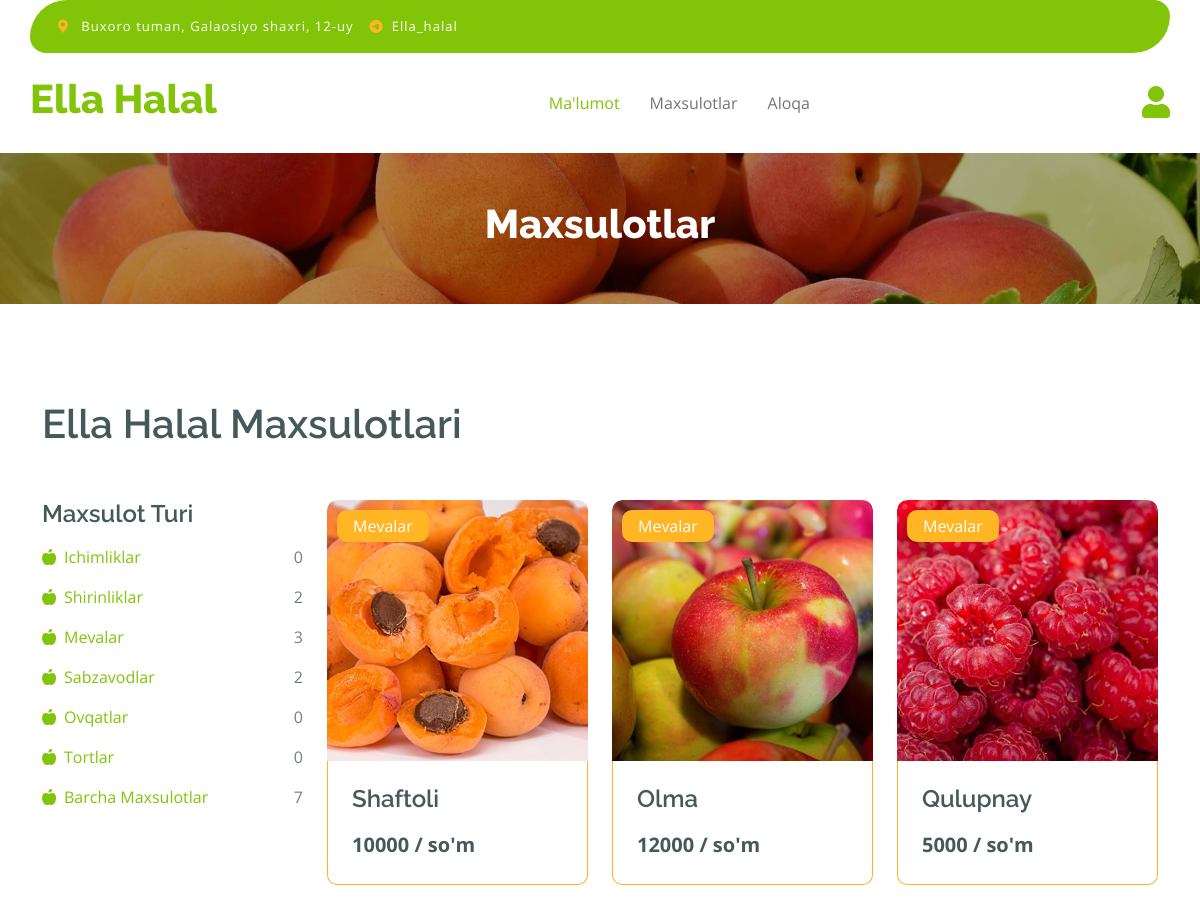
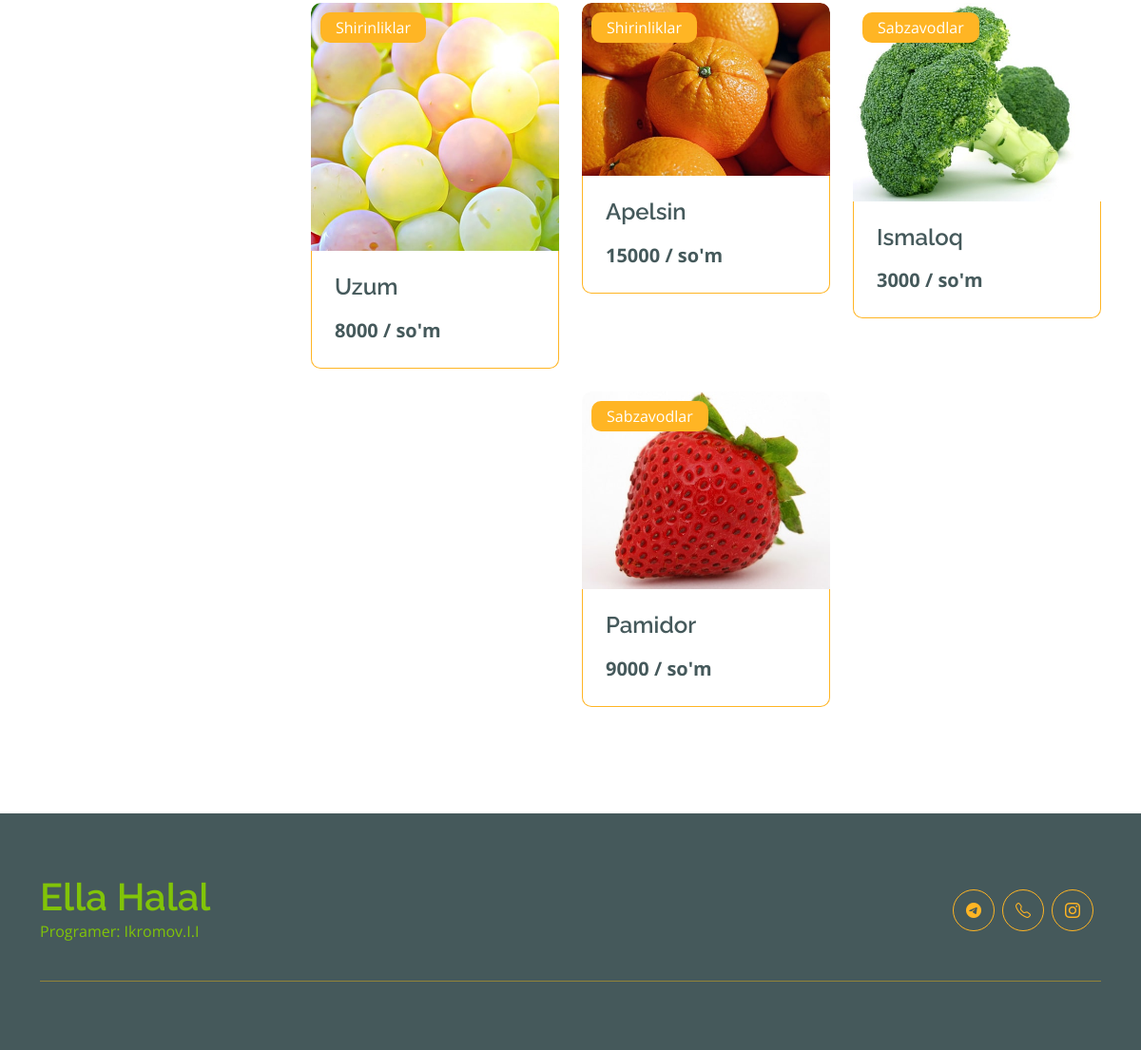
The app's page /product/ with its own data (2 pictures, top to bottom).
### main/models.py (models this page shows, shortened)
class Category(models.Model):
    name = models.CharField(max_length=100)
    def __str__(self):
        return self.name
    class Meta:
        db_table = 'category'

class Product(models.Model):
    category = models.ForeignKey(Category, on_delete=models.CASCADE)
    name = models.CharField(max_length=100)
    title = models.TextField(null=True, blank=True)
    summa = models.PositiveIntegerField()
    status = models.BooleanField(default=True)
    action = models.BooleanField(default=False)
    action_summa = models.PositiveIntegerField(null=True, blank=True)
    image = models.ImageField(upload_to='product')
    class Meta:
        db_table = 'product'

### main/views.py (the view)
# urls.py: path('product/', product, name='product'),
def product(request, pk=None):
    product_list = Product.objects.filter(status=True)
    if pk:
        product_list = product_list.filter(category=pk)
    context = {
        'category': Category.objects.all(),
        'product': product_list,
        'total_products': Product.objects.filter(status=True).count(),
    }
    return render(request, 'main/product.html', context)

### templates/main/product.html (shortened to what this page needs)
{% extends 'base.html' %}
{% load static %}
{% block content %}
        <div class="container-fluid page-header py-5">
            <h1 class="text-center text-white display-6">Maxsulotlar</h1>
        </div>
        <div class="container-fluid fruite py-5">
            <div class="container py-5">
                <h1 class="mb-4">Ella Halal Maxsulotlari</h1>
                <div class="row g-4">
                    <div class="col-lg-12">
                        <div class="row g-4 mt-1">
                            <div class="col-lg-3">
                                <div class="row g-4">
                                    <div class="col-lg-12">
                                        <div class="mb-3">
                                            <h4>Maxsulot Turi</h4>
                                            <ul class="list-unstyled fruite-categorie">
                                              {% for i in category %}
                                                <li>
                                                    <div class="d-flex justify-content-between fruite-name">
                                                        <a href="{% url 'product' i.pk %}"><i class="fas fa-apple-alt me-2"></i>{{i.name}}</a>
                                                        <span>{{ i.product_set.count }}</span>
                                                    </div>
                                                </li>
                                              {% endfor %}
                                                <li>
                                                    <div class="d-flex justify-content-between fruite-name">
                                                        <a href="{% url 'product' %}"><i class="fas fa-apple-alt me-2"></i>Barcha Maxsulotlar</a>
                                                        <span>{{ total_products }}</span>
                                                    </div>
                                                </li>
                                            </ul>
                                        </div>
                                    </div>
                                </div>
                            </div>
                            <div class="col-lg-9">
                                <div class="row g-4 justify-content-center">
                                  {% for i in product %}
                                    <div class="col-md-6 col-lg-6 col-xl-4">
                                        <div class="rounded position-relative fruite-item">
                                            <div class="fruite-img">
                                                <img src="{{ i.image.url }}" class="img-fluid w-100 rounded-top" alt="">
                                            </div>
                                            <div class="text-white bg-secondary px-3 py-1 rounded position-absolute" style="top: 10px; left: 10px;">{{i.category}}</div>
                                            <div class="p-4 border border-secondary border-top-0 rounded-bottom">
                                                <h4>{{i.name}}</h4>
                                                <div class="d-flex justify-content-between flex-lg-wrap">
                                                    <p class="text-dark fs-5 fw-bold mb-0">{{i.summa}} / so'm</p>
                                                </div>
                                            </div>
                                        </div>
                                    </div>
                                  {% endfor %}
                                </div>
                            </div>
                        </div>
                    </div>
                </div>
            </div>
        </div>
{% endblock content %}

### templates/base.html (shortened to what this page needs)
<!DOCTYPE html>
{% load static %}
<html lang="en">
    <head>
        <link rel="stylesheet" href="https://use.fontawesome.com/releases/v5.15.4/css/all.css"/>
        <link href="https://cdn.jsdelivr.net/npm/bootstrap-icons@1.4.1/font/bootstrap-icons.css" rel="stylesheet">
        <link href="{% static 'lib/lightbox/css/lightbox.min.css' %}" rel="stylesheet">
        <link href="{% static 'lib/owlcarousel/assets/owl.carousel.min.css' %}" rel="stylesheet">
        <link href="{% static 'css/bootstrap.min.css' %}" rel="stylesheet">
        <link href="{% static 'css/style.css' %}" rel="stylesheet">
    </head>
    <body>
        <div class="container-fluid fixed-top">
            <div class="container topbar bg-primary d-none d-lg-block">
                <div class="d-flex justify-content-between">
                    <div class="top-info ps-2">
                        <small class="me-3"><i class="fas fa-map-marker-alt me-2 text-secondary"></i> <a href="https://www.google.com/maps/place/39%C2%B051'16.8%22N+64%C2%B026'30.4%22E/@39.8555935,64.4281259,14z/data=!4m4!3m3!8m2!3d39.8546707!4d64.441773?hl=uz-UZ&entry=ttu&g_ep=EgoyMDI0MTAwMi4xIKXMDSoASAFQAw%3D%3D" class="text-white">Buxoro tuman, Galaosiyo shaxri, 12-uy</a></small>
                        <small class="me-3"><i class="bi bi-telegram me-2 text-secondary"></i><a href="https://t.me/Ella_halal" class="text-white">Ella_halal</a></small>
                    </div>
                </div>
            </div>
            <div class="container px-0">
                <nav class="navbar navbar-light bg-white navbar-expand-xl">
                    <a href="#" class="navbar-brand"><h1 class="text-primary display-6">Ella Halal</h1></a>
                    <div class="collapse navbar-collapse bg-white" id="navbarCollapse">
                        <div class="navbar-nav mx-auto">
                            <a href="{% url 'index' %}" class="nav-item nav-link active">Ma'lumot</a>
                            <a href="{% url 'product' %}" class="nav-item nav-link">Maxsulotlar</a>
                            <a href="{% url 'contact' %}" class="nav-item nav-link">Aloqa</a>
                        </div>
                        <div class="d-flex m-3 me-0">
                            <a href="#" class="my-auto">
                                <i class="fas fa-user fa-2x"></i>
                            </a>
                        </div>
                    </div>
                </nav>
            </div>
        </div>
        {% block content %}
        {% endblock content %}
        <div class="container-fluid bg-dark text-white-50 footer pt-3 mt-3">
            <div class="container py-5">
                <div class="pb-4 mb-4" style="border-bottom: 1px solid rgba(226, 175, 24, 0.5) ;">
                    <div class="row g-4">
                        <div class="col-lg-3">
                            <a href="#">
                                <h1 class="text-primary mb-0">Ella Halal</h1>
                                <p>Programer: Ikromov.I.I</p>
                            </a>
                        </div>
                        <div class="col-lg-6">
                        </div>
                        <div class="col-lg-3">
                            <div class="d-flex justify-content-end pt-3">
                                <a class="btn  btn-outline-secondary me-2 btn-md-square rounded-circle" href="https://t.me/Ella_halal"><i class="bi bi-telegram"></i></a>
                                <a class="btn btn-outline-secondary me-2 btn-md-square rounded-circle" href=""><i class="bi bi-telephone"></i></a>
                                <a class="btn btn-outline-secondary me-2 btn-md-square rounded-circle" href=""><i class="bi bi-instagram"></i></a>
                            </div>
                        </div>
                    </div>
                </div>
            </div>
        </div>
    </body>
</html>

### static/css/style.css (style rules this page uses)
.btn { font-weight: 600; transition: .5s; }
.btn-md-square { width: 44px; height: 44px; }
.btn-square, .btn-sm-square, .btn-md-square, .btn-lg-square { padding: 0; display: flex; align-items: center; justify-content: center; font-weight: normal; }
.fixed-top { transition: 0.5s; background: var(--bs-white); border: 0; }
.topbar { padding: 20px; border-radius: 230px 100px; }
.topbar .top-info { font-size: 15px; line-height: 0; letter-spacing: 1px; display: flex; align-items: center; }
.navbar .navbar-nav .nav-link { padding: 10px 15px; font-size: 16px; transition: .5s; }
.navbar { height: 100px; border-bottom: 1px solid rgba(255, 255, 255, .1); }
.navbar .navbar-nav .nav-link:hover, .navbar .navbar-nav .nav-link.active, .fixed-top.bg-white .navbar .navbar-nav .nav-link:hover, .fixed-top.bg-white .navbar .navbar-nav .nav-link.active { color: var(--bs-primary); }
.page-header { position: relative; background: linear-gradient(rgba(0, 0, 0, 0.3), rgba(0, 0, 0, 0.3)), url(../img/cart-page-header-img.jpg); background-position: center center; background-repeat: no-repeat; background-size: cover; }
@media (min-width: 992px) { .hero-header, .page-header { margin-top: 152px !important; } }
.fruite .fruite-categorie .fruite-name { line-height: 40px; }
.fruite .fruite-categorie .fruite-name a { transition: 0.5s; }
.fruite .fruite-item { height: 100%; transition: 0.5s; }
.fruite .fruite-item .fruite-img { overflow: hidden; transition: 0.5s; border-radius: 10px 10px 0 0; }
.fruite .fruite-item .fruite-img img { transition: 0.5s; }

### records on screen
Category: name "Ichimliklar", product_set.count "0"
Category: name "Shirinliklar", product_set.count "2"
Category: name "Mevalar", product_set.count "3"
Category: name "Sabzavodlar", product_set.count "2"
Category: name "Ovqatlar", product_set.count "0"
Category: name "Tortlar", product_set.count "0"
Product: image (picture), category "Mevalar", name "Shaftoli", summa "10000"
Product: image (picture), category "Mevalar", name "Olma", summa "12000"
Product: image (picture), category "Mevalar", name "Qulupnay", summa "5000"
Product: image (picture), category "Shirinliklar", name "Uzum", summa "8000"
Product: image (picture), category "Shirinliklar", name "Apelsin", summa "15000"
Product: image (picture), category "Sabzavodlar", name "Ismaloq", summa "3000"
Product: image (picture), category "Sabzavodlar", name "Pamidor", summa "9000"

### other values on screen
{{ total_products }} "7"
